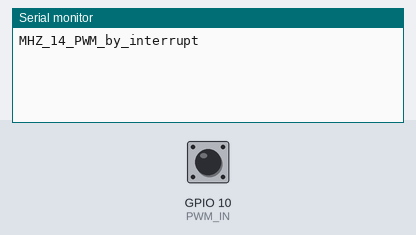
A sketch run on a simulated ESP8266 (NodeMCU). Parts: the last lines printed to the serial monitor. Inputs (shaded band) come from the test bench; at power-on: GPIO 10 (PWM_IN) HIGH.

Above: at 1.7 s.
1.8 s: GPIO 10 (PWM_IN) pulled LOW for 0.15 s
4.9 s: GPIO 10 (PWM_IN) pulled LOW for 1 s
At 6.9 s:
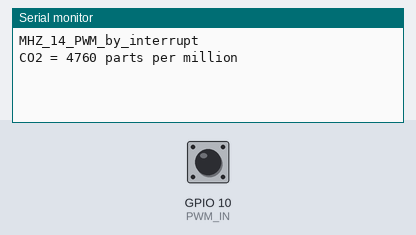
8.9 s: GPIO 10 (PWM_IN) pulled LOW for 0.15 s
At 11.9 s:
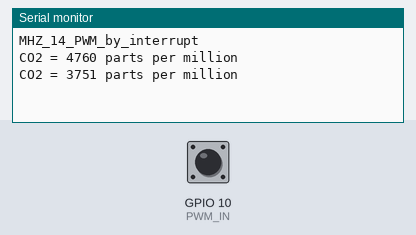

Measured:
- after the input at 4.9 s, the serial monitor: prints a new line after 0.60 s (image 1)
- after the input at 8.9 s, the serial monitor: prints a new line after 1.6 s (image 2)

The sketch:

MHZ_14_PWM_by_interrupt.ino
```cpp
// (licence header left out)
#define PWM_IN 10
#define samplePeriod 5000

volatile  int   hiStart,loStart = 0;
int             tHi, tLo, CO2_ppm = 0;
volatile bool   edgeR, edgeF = false;
long            timerStart = 0;

void setup(){
  Serial.begin(115200);
  delay(500);
  Serial.println("MHZ_14_PWM_by_interrupt");
  pinMode(PWM_IN, INPUT_PULLUP);
  attachInterrupt(digitalPinToInterrupt(PWM_IN),isrF,FALLING);
  timerStart = millis();
}

ICACHE_RAM_ATTR void isrR()
{
  edgeR = true;
  hiStart = millis();
  attachInterrupt(digitalPinToInterrupt(PWM_IN),isrF,FALLING);
}

ICACHE_RAM_ATTR void isrF()
{
  edgeF = true;
  loStart = millis();
  attachInterrupt(digitalPinToInterrupt(PWM_IN),isrR,RISING);
}

void loop(){
  if (edgeR){
    tLo = hiStart - loStart;
    edgeR = false;
  }
  if (edgeF){
    edgeF = false;
    tHi = loStart - hiStart;
    CO2_ppm = 5000 * (tHi - 2)/(tHi + tLo - 4);
  }
  if(millis() - timerStart > samplePeriod) {
    Serial.print("CO2 = "); Serial.print(CO2_ppm); Serial.println(" parts per million");
    timerStart = millis();
  }
  ////////////////////////
  // do your thing here //
  ////////////////////////
}
```
